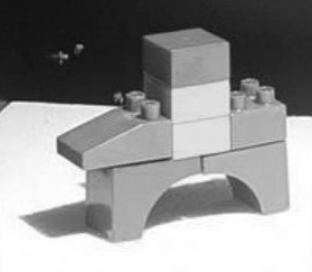
#> input picture Aula13/foto.png, 312 x 272 px
$ python filtro_Roberts.py
#> lines starting #> are read from the running program, lines starting #| are printed output that depends on the picture
import cv2
import numpy as np

foto = "foto.png"
imagem = cv2.imread(foto)
#> imagem is the input picture: shape (272, 312, 3); min 10, max 255, mean 146.5

def deixaCinza(imagem):
    # Se a imagem já for em tons de cinza, apenas retorna
    if len(imagem.shape) < 3:
        return imagem

    # Método otimizado com NumPy para converter em cinza (média dos canais BGR)
    cinzas = np.mean(imagem, axis=2).astype(np.uint8)
    return cinzas

def convolucao_roberts(imagem, mask):
    altura, largura = imagem.shape
#> altura = 272; largura = 312
    saida = np.zeros((altura, largura), dtype=np.float32)

    # Como a máscara é 2x2, percorremos até altura-1 e largura-1
    for i in range(altura - 1):
        for j in range(largura - 1):
            # Recorta a região 2x2 correspondente na imagem
            sub_matriz = imagem[i:i+2, j:j+2]

            # Multiplicação elemento a elemento e soma
            valor_final = np.sum(sub_matriz * mask)
            saida[i, j] = valor_final
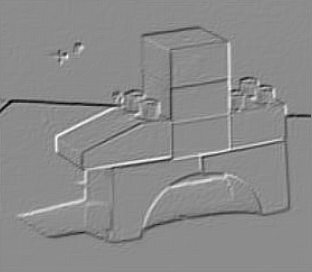
#> saida: shape (272, 312) float32; min -92, max 75, mean -0.8; drawn with min black and max white

    return saida

def filtro_roberts(cinza):
    # Definição das máscaras conforme a imagem fornecida
    mask_x = np.array([
        [1,  0],
        [0, -1]
    ], dtype=np.float32)

    mask_y = np.array([
        [0,  1],
        [-1, 0]
    ], dtype=np.float32)

    # Aplica a convolução para cada direção
    grad_x = convolucao_roberts(cinza, mask_x)
    grad_y = convolucao_roberts(cinza, mask_y)
#> after the loop in convolucao_roberts (call 2), `for i in range(altura - 1):`:
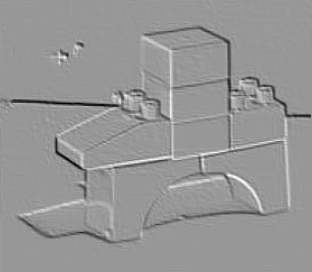
#> saida: shape (272, 312) float32; min -90, max 61, mean -0.8; drawn with min black and max white

    # Calcula a magnitude do gradiente: sqrt(Gx^2 + Gy^2)
    magnitude = np.sqrt(grad_x**2 + grad_y**2)
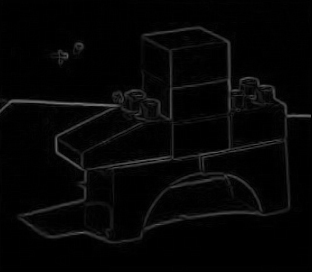
#> magnitude: shape (272, 312) float32; min 0, max 120.2, mean 5.7

    # Normaliza e converte o resultado de volta para o intervalo [0, 255] em uint8
    saida = np.clip(magnitude, 0, 255).astype(np.uint8)
    return saida

# Execução do fluxo
cinza = deixaCinza(imagem)
result = filtro_roberts(cinza)

# Exibição dos resultados
cv2.namedWindow("Imagem cinza", cv2.WINDOW_NORMAL)
cv2.namedWindow("Filtro de Roberts", cv2.WINDOW_NORMAL)

cv2.imshow("Imagem cinza", cinza)
cv2.imshow("Filtro de Roberts", result)
cv2.waitKey(0)
cv2.destroyAllWindows()
